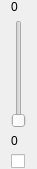
<?xml version="1.0" encoding="UTF-8"?>
<ui version="4.0">
 <class>GuitarStringWidget</class>
 <widget class="QWidget" name="GuitarStringWidget">
  <property name="geometry">
   <rect>
    <x>0</x>
    <y>0</y>
    <width>33</width>
    <height>169</height>
   </rect>
  </property>
  <property name="windowTitle">
   <string>Form</string>
  </property>
  <layout class="QVBoxLayout" name="verticalLayout">
   <property name="topMargin">
    <number>0</number>
   </property>
   <property name="bottomMargin">
    <number>0</number>
   </property>
   <item>
    <widget class="QLabel" name="stringNumberLabel">
     <property name="text">
      <string>0</string>
     </property>
    </widget>
   </item>
   <item>
    <widget class="QSlider" name="fretSlider">
     <property name="orientation">
      <enum>Qt::Vertical</enum>
     </property>
    </widget>
   </item>
   <item>
    <widget class="QLabel" name="fretNumberLabel">
     <property name="text">
      <string>0</string>
     </property>
    </widget>
   </item>
   <item>
    <widget class="QCheckBox" name="muteCheckBox">
     <property name="text">
      <string/>
     </property>
    </widget>
   </item>
  </layout>
 </widget>
 <resources/>
 <connections/>
</ui>
